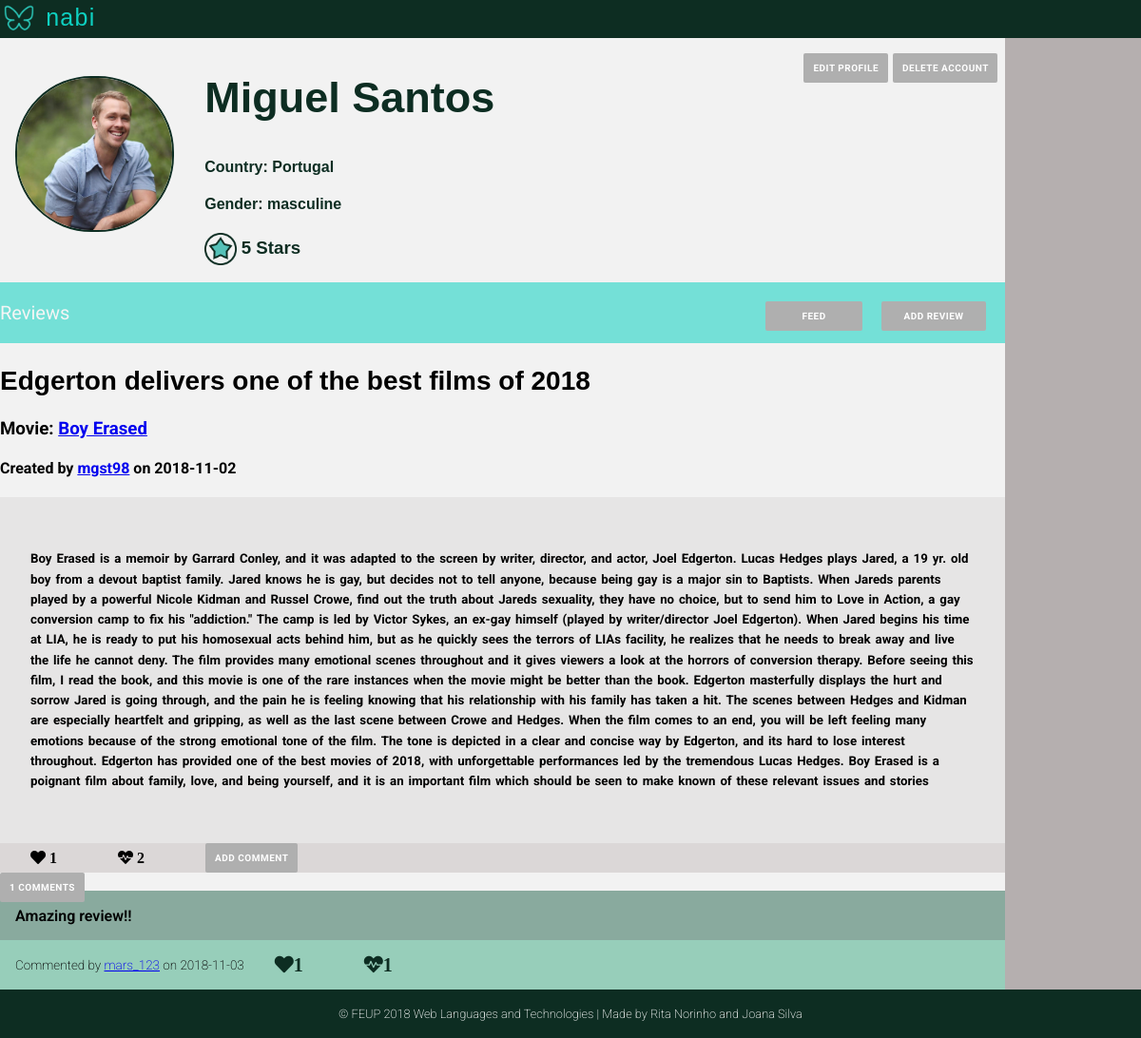
Page /pages/profile.php?username=mgst98 (signed in) on the earlier database version.
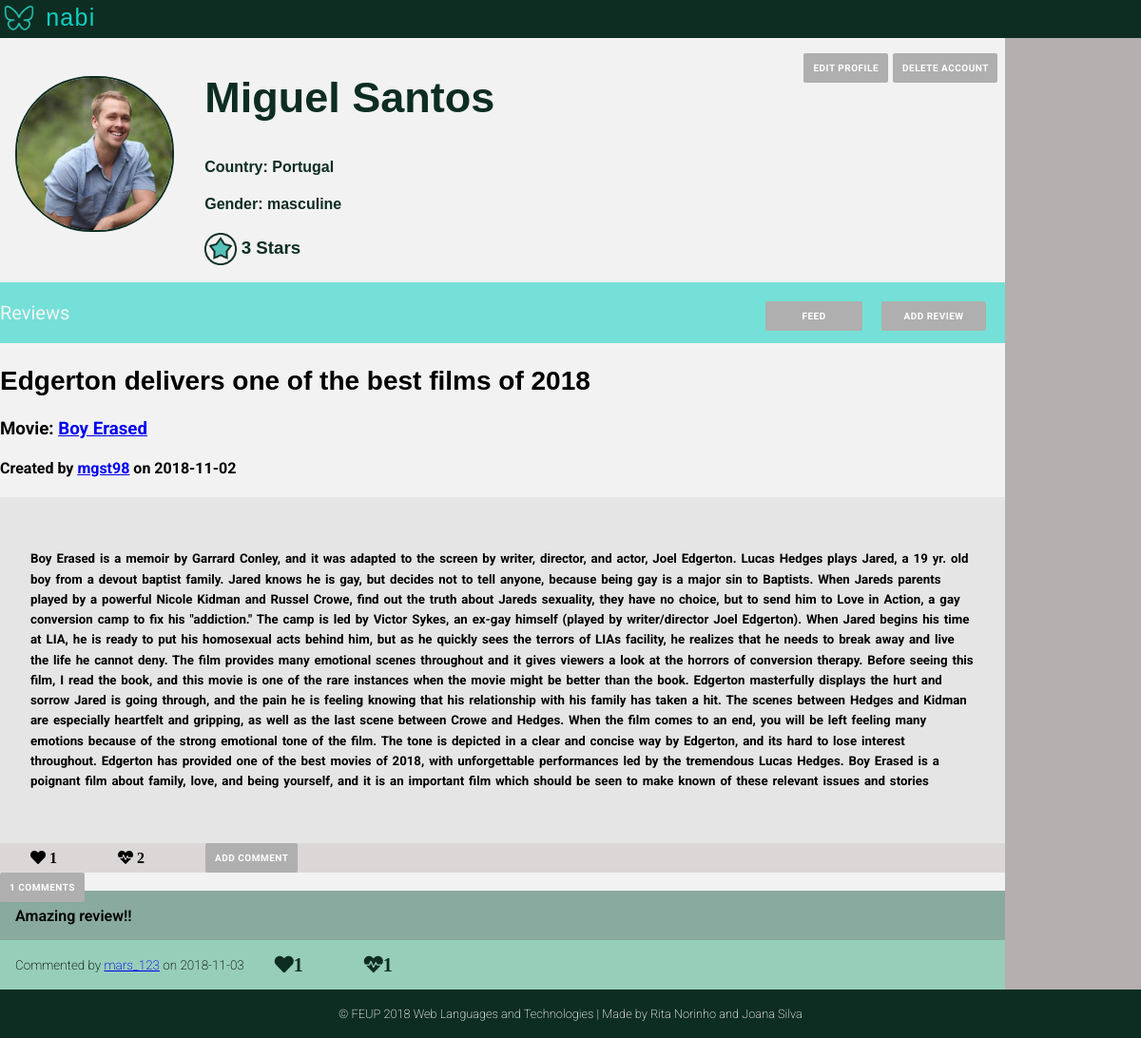
Same page on the later database version.
### tables this page shows
CREATE TABLE User (
    ID        INTEGER PRIMARY KEY AUTOINCREMENT,
    FirstName STRING NOT NULL,
    LastName  STRING NOT NULL,
    Username  STRING UNIQUE NOT NULL,
    Gender    STRING NOT NULL,
    Birthday  DATE NOT NULL,
    Country   STRING NOT NULL,
    Email     STRING UNIQUE NOT NULL,
    Password  CHAR (256) NOT NULL,  
    Photo     STRING DEFAULT "default.jpg",
    Points    INTEGER
    
);

### pages/profile.php (called while the page is built, shortened)
<?php
    include_once('../templates/common/tpl_header.php');
    include_once('../templates/tpl_profile.php');
    include_once('../templates/tpl_draw_reviews.php');
    include_once('../templates/common/tpl_footer.php');
    include_once('../database/db_user.php');
    if (isset($_GET['username'])){
        $username=$_GET['username'];
    }
    else {
        $username=$_SESSION['username'];
    }
    $user_info = getUserInfo($username);
    $user_reviews=getUserReviews($username);
    foreach ($user_reviews as $k => $review){
        $user_reviews[$k]['MovieName'] = getMovieName($review['MovieID']);
        $user_reviews[$k]['UserName'] = $user_info['Username'];
        $user_reviews[$k]['NumberComments'] = getNumberComments($review['ID'],$review['UserID']);
        $user_reviews[$k]['Heart'] = getLikesReview($review['ID']);
        $user_reviews[$k]['Dislike'] = getDisLikesReview($review['ID']);
        $user_reviews[$k]['Comments']=getCommentsReview($review['ID']);
        foreach($user_reviews[$k]['Comments'] as $j => $comment){
            $user_reviews[$k]['Comments'][$j]['Username']=getUsername($comment['UserID']);
            $user_reviews[$k]['Comments'][$j]['Likes']=getLikesComment($comment['ID']);
            $user_reviews[$k]['Comments'][$j]['Dislikes']=getDislikesComment($comment['ID']);
        }
    }
    draw_profile($user_info,$user_reviews);
?>

### database/db_user.php (called while the page is built, shortened)
<?php
  function getUserInfo($username) {
      $db = Database::instance()->db();
      $stmt = $db->prepare('SELECT * FROM User WHERE username = ?');
      $stmt->execute(array($username));
      return  $stmt->fetch();
  }
?>

### templates/tpl_profile.php (shortened to what this page needs)
<body>
<?php function draw_profile($userinfo, $reviews) { ?>
<div class="profile_container">
    <div class="profile_header">
        <header>
        <p>  <img src="../assets/mininabi.png" alt="Nabi logo (butterfly)" width="40" height="40"> nabi
       </header>
    </div>
    <div class="side_nav">
    </div>
      <div class="profile_photo">
          <?php if(!(file_exists("../assets/profilePhotos/".$userinfo['ID'].".jpg"))){ ?>
            <img src="../assets/profilePhotos/default.jpg" width="100" height="100" alt="profile avatar">
          <?php } else{ ?>
            <img src="../assets/profilePhotos/<?=$userinfo['ID']?>.jpg" width="100" height="100" alt="profile avatar">
           <?php } ?>
     </div>
    <div class="profile_info" >
        <div class="edit_profile">
           <p>
           <div class="delete">
                <input onclick="openBox('Delete Account')" type="submit" value="Delete Account"/>
            </div>
             <a href="edit_profile.php" class="edit"> edit profile </a>
            </p>
       </div>
        <div class="profile_name">
            <h2>
                  <?=$userinfo['FirstName']?> <?=$userinfo['LastName']?>
            </h2>
        </div>
        <div class="profile_country">
            <h4> Country: <?=$userinfo['Country']?> </h4>
        </div>
        <div class="profile_gender">
            <h4> Gender: <?=$userinfo['Gender']?> </h4>
        </div>
        <div class="profile_points">
        <h3><img src="../assets/star.png" alt ="star icon" >
            <?=$userinfo['Points']?> Stars </h3>
        </div>
    </div>
    <div class="Reviews">
        <p>Reviews
        <input  onclick="openBox('Add Review')" type="submit" value ="Add Review">
        <a href="main_page.php"> Feed </a>
        </p>
    </div>
     <div class="profile_reviews">
    </div>
    <div class="profile_footer">
    </div>
    </div>
<?php } ?>
    </body>
    </html>

Differences in the rows shown:
changed user "Miguel": Points "5" → "3"
